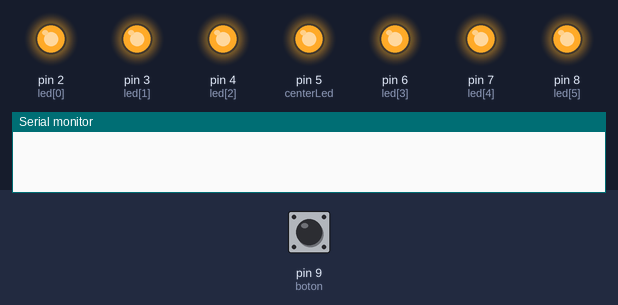
Simulated run of this sketch. Board: Arduino Uno, built with avr-gcc and run on an emulated ATmega328P. Parts: output pins drawn as LEDs (lit = HIGH), the last lines printed to the serial monitor. The test bench sets the inputs (shaded band); at power-on: pin 9 (boton) LOW. Random numbers use the default seed unless the sketch sets one.

Above: at 1.2 s.
1.3 s: pin 9 (boton) pulled HIGH for 0.15 s
At 3.2 s:
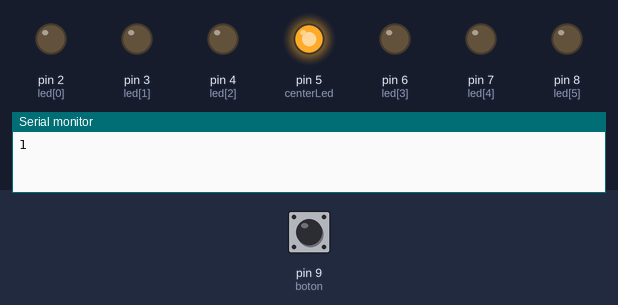
4.0 s: pin 9 (boton) pulled HIGH for 1 s
At 6.4 s:
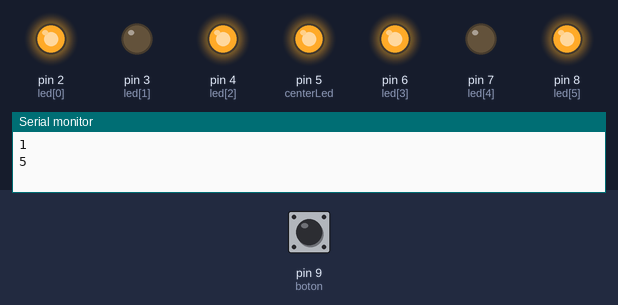
6.7 s: pin 9 (boton) pulled HIGH for 0.15 s
At 8.5 s:
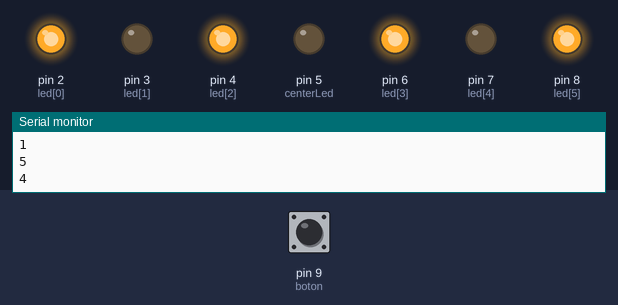
9.4 s: pin 9 (boton) pulled HIGH for 3.2 s
At 12.8 s:
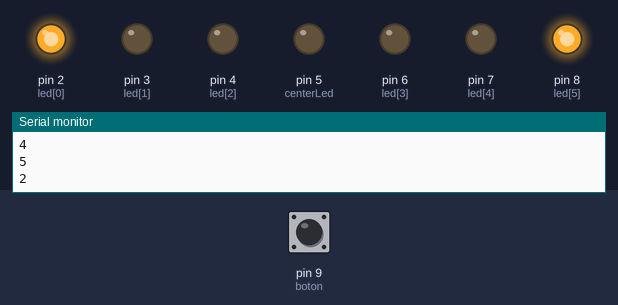
Timing chart, 0 to 15.1 s (numbered marks = the images above; inputs shaded):
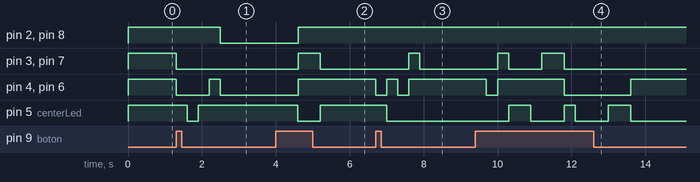

Measured:
- after the input at 1.3 s, pin 2 (led[0]), pin 8 (led[5]): HIGH → LOW after 1.2 s; pin 3 (led[1]), pin 7 (led[4]): HIGH → LOW at once; pin 4 (led[2]), pin 6 (led[3]): HIGH → LOW at once, → HIGH 0.90 s later, → LOW 0.30 s later; pin 5 (centerLed): HIGH → LOW after 0.30 s, → HIGH 0.30 s later
- after the input at 4.0 s, pin 2 (led[0]), pin 4 (led[2]), pin 6 (led[3]), pin 8 (led[5]): LOW → HIGH after 0.60 s; pin 3 (led[1]), pin 7 (led[4]): LOW → HIGH after 0.60 s, → LOW 0.60 s later; pin 5 (centerLed): HIGH → LOW after 0.60 s, → HIGH 0.60 s later
- after the input at 6.7 s, pin 3 (led[1]), pin 7 (led[4]): LOW → HIGH after 0.90 s, → LOW 0.30 s later; pin 4 (led[2]), pin 6 (led[3]): alternates HIGH for 0.30 s and LOW for 0.30 s, 4 changes in all, then stays HIGH, starting at once; pin 5 (centerLed): HIGH → LOW after 0.30 s
- after the input at 9.4 s, pin 3 (led[1]): LOW → HIGH after 0.60 s, → LOW 0.30 s later, → HIGH 0.90 s later, → LOW 0.60 s later; pin 4 (led[2]): HIGH → LOW after 0.30 s, → HIGH 0.30 s later, → LOW 1.8 s later, → HIGH 1.8 s later

The sketch:

dadoElectronico.ino
```cpp
/*
  Practica 2 - Periféricos y dispositivos de interfaz humana
              Ejercicio 2 - Dado Electrónico
              José Luis Fernández Aguilera - 17/04/2016

  led - Vector de enteros que almacena los leds verticales, pines 2, 3, 4, 6, 7 y 8 para los leds de las filas.
  ledSize - Variable entera que almacena el tamaño del vector.
  centerLed - Variable que almacena el pin del led central, pin utilizado el 5.
  boton - Variable que almacena el pin del boton, pin utilizado el 9.
  rodar - Variable booleana que define si el dado está rodando.
*/
int led[] = {2, 3, 4, 6, 7, 8};
int ledSize = 6, centerLed = 5, boton = 9;
bool rodar = false;

// Se establecen todos los pines a su modo correspondiente y se encienden los 7 leds a modo indicativo.
void setup() {
  pinMode(boton, INPUT);
  pinMode(centerLed, OUTPUT);
  for(int i=0; i<ledSize; ++i){
    pinMode(led[i], OUTPUT);
    digitalWrite(led[i], HIGH);
  }
  digitalWrite(centerLed, HIGH);
  randomSeed(analogRead(0));
  Serial.begin(9600);
}

// Funcionamiento
// Si el boton es pulsado se procede a rodar el dado, si el botón no se pulsa no ocurre nada.
void loop() {
  if(digitalRead(boton) == HIGH)
    rodar = true;

  if(rodar){
    rodarDado();
    rodar = false;
  }
}

// Enciende los leds dependiendo del número que se le pase como argumento.
void encenderDado(int numero){
  switch(numero){
    case 1:
      digitalWrite(centerLed, HIGH);
    break;
    case 2:
      digitalWrite(led[5], HIGH);
      digitalWrite(led[0], HIGH);
    break;
    case 3:
      digitalWrite(led[5], HIGH);
      digitalWrite(led[0], HIGH);
      digitalWrite(centerLed, HIGH);
    break;
    case 4:
      digitalWrite(led[0], HIGH);
      digitalWrite(led[5], HIGH);
      digitalWrite(led[2], HIGH);
      digitalWrite(led[3], HIGH);
    break;
    case 5:
      digitalWrite(led[0], HIGH);
      digitalWrite(led[5], HIGH);
      digitalWrite(led[2], HIGH);
      digitalWrite(led[3], HIGH);
      digitalWrite(centerLed, HIGH);
    break;
    case 6:
      for(int i=0; i<ledSize; ++i)
          digitalWrite(led[i], HIGH);
    break;
      }
}

// Función que rueda el dado 5 veces siendo la quinta vez el número definitivo
// Primero apaga todos los leds y los enciende en función del número rodado.
// El número seleccionado se muestra por el serial.
void rodarDado(){
  for(int i=0; i<5; ++i){
    for(int i=0; i<ledSize; ++i){
      digitalWrite(led[i], LOW);
    }
    digitalWrite(centerLed, LOW);
    int randNumber = random(1, 7);
    if(i == 4)
      Serial.println(randNumber);
    encenderDado(randNumber);
    delay(300);
  }
}
```
